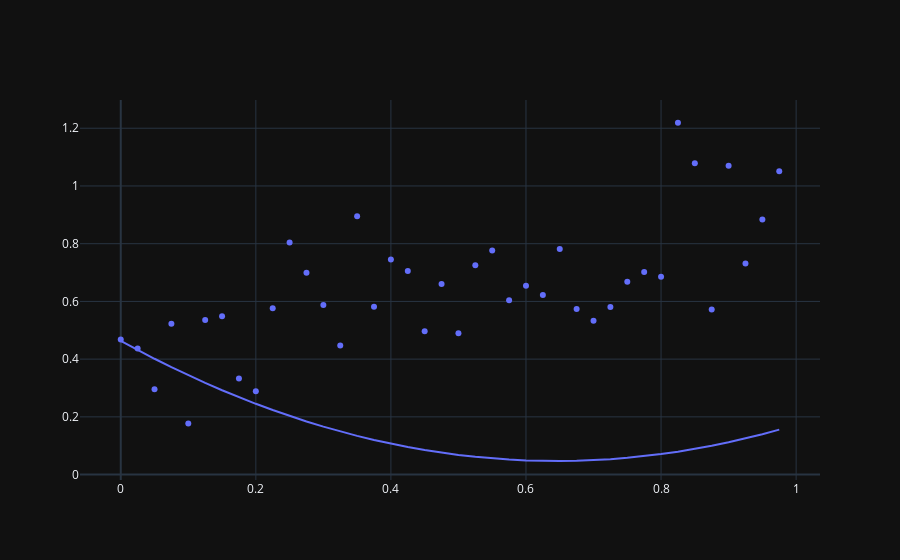

Here is the notebook cell this chart was saved with:
### Markdown cell above
### Task 2b

Create a plot that shows the loss curve for $\theta$ in the range [0, 1], using the Mean Squared Error loss function.  
That is, $L(x, y) = \frac{1}{m} \sum [ f_\theta(x_k) - y_k)^2 ]$. Where $m$ is the number of data points in the training set. Remember: $f_{\theta}(x) = \theta$.


Using the plot find the value of $\theta$ that minimize the loss.

### Code cell
# -- CODE -- for Task 2b goes here.
import plotly.express as px
import plotly.graph_objects as go


x_train = np.arange(0.0, 1, 0.025)
y_train = 0.4 + x_train * 0.55 + np.random.randn(x_train.shape[0])*0.2

def get_loss(theta, ys):
    return (1 / len(ys)) * ((np.ones_like(ys)*theta - ys)**2).sum()


best_loss = np.inf
best_theta = 0

loss_curve = np.array([])

for theta in np.arange(0, 1, 0.025):
    loss = get_loss(theta, y_train)

    loss_curve = np.append(loss_curve, loss)
    if loss < best_loss:
        best_theta = theta
        best_loss = loss

print(f'Best loss: {best_loss}, with theta: {best_theta}')


scatter = px.scatter(x=x_train, y=y_train)
low = px.scatter(x=[best_theta], y=[best_loss])

figure = go.Figure(data=px.line(x=x_train, y=loss_curve).data + scatter.data)
figure.show()

### Figure 1 — Plotly figure (JSON) as saved in the notebook; plotly's stock layout.template omitted (floating-point values rounded to 4 significant figures)
{"data": [{"hovertemplate": "x=%{x}<br>y=%{y}<extra></extra>", "legendgroup": "", "line": {"color": "#636efa", "dash": "solid"}, "marker": {"symbol": "circle"}, "mode": "lines", "name": "", "orientation": "v", "showlegend": false, "x": [0.0, 0.025, 0.05, 0.075, 0.1, 0.125, 0.15, 0.175, 0.2, 0.225, 0.25, 0.275, 0.3, 0.325, 0.35, 0.375, 0.4, 0.425, 0.45, 0.475, 0.5, 0.525, 0.55, 0.575, 0.6, 0.625, 0.65, 0.675, 0.7, 0.725, 0.75, 0.775, 0.8, 0.825, 0.85, 0.875, 0.9, 0.925, 0.95, 0.975], "xaxis": "x", "y": [0.4633, 0.4317, 0.4013, 0.3722, 0.3443, 0.3176, 0.2923, 0.2681, 0.2452, 0.2236, 0.2032, 0.1841, 0.1662, 0.1496, 0.1342, 0.1201, 0.1072, 0.09554, 0.08516, 0.07603, 0.06815, 0.06151, 0.05613, 0.052, 0.04911, 0.04748, 0.0471, 0.04797, 0.05008, 0.05345, 0.05807, 0.06393, 0.07105, 0.07942, 0.08904, 0.0999, 0.112, 0.1254, 0.14, 0.1559], "yaxis": "y", "type": "scatter"}, {"hovertemplate": "x=%{x}<br>y=%{y}<extra></extra>", "legendgroup": "", "marker": {"color": "#636efa", "symbol": "circle"}, "mode": "markers", "name": "", "orientation": "v", "showlegend": false, "x": [0.0, 0.025, 0.05, 0.075, 0.1, 0.125, 0.15, 0.175, 0.2, 0.225, 0.25, 0.275, 0.3, 0.325, 0.35, 0.375, 0.4, 0.425, 0.45, 0.475, 0.5, 0.525, 0.55, 0.575, 0.6, 0.625, 0.65, 0.675, 0.7, 0.725, 0.75, 0.775, 0.8, 0.825, 0.85, 0.875, 0.9, 0.925, 0.95, 0.975], "xaxis": "x", "y": [0.4678, 0.4369, 0.2955, 0.5223, 0.1769, 0.5356, 0.5484, 0.3327, 0.2889, 0.5765, 0.8044, 0.6997, 0.5876, 0.4473, 0.895, 0.5814, 0.7454, 0.7051, 0.4965, 0.6601, 0.4896, 0.7254, 0.7762, 0.6039, 0.6539, 0.6225, 0.7819, 0.5737, 0.5334, 0.581, 0.6679, 0.7019, 0.6857, 1.219, 1.078, 0.5717, 1.07, 0.7315, 0.8837, 1.051], "yaxis": "y", "type": "scatter"}], "layout": {}}
